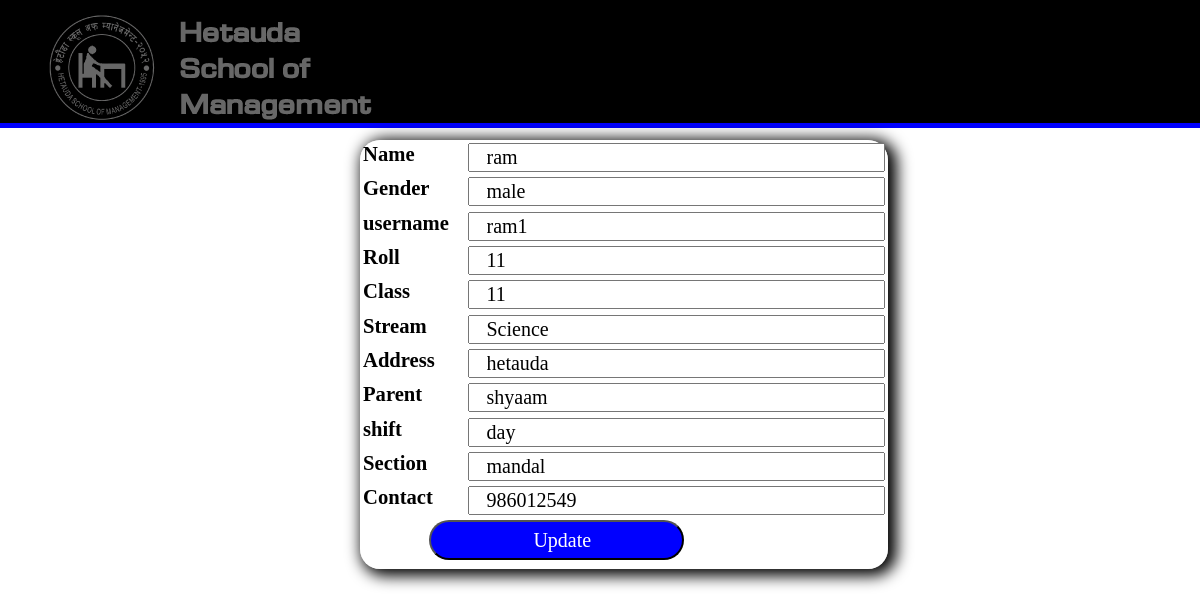
The app's page /update.php?username=ram1 with its own data.
### tables this page shows
CREATE TABLE `tblstudent` (
  `name` varchar(255) NOT NULL,
  `gender` varchar(255) NOT NULL,
  `username` varchar(255) NOT NULL,
  `password` varchar(255) NOT NULL,
  `roll` int(10) NOT NULL,
  `class` varchar(255) NOT NULL,
  `stream` varchar(255) NOT NULL,
  `address` varchar(255) NOT NULL,
  `contact` bigint(100) NOT NULL,
  `parent` varchar(255) NOT NULL,
  `section` varchar(255) NOT NULL,
  `date` date NOT NULL,
  `shift` varchar(255) DEFAULT NULL
);

### update.php (the view, shortened to what this page needs)
<?php include ("adminheader.php");?>
<!doctype html>
<html>
<head>
</head>
<body>
<div class="containeraddStudent">
<?php
$user=$_REQUEST['username'];
$connect=mysqli_connect("localhost","root","","portfolio");
$query="Select * from tblstudent where username='$user'";
$result=mysqli_query($connect,$query);
echo "<table >";
while($res=mysqli_fetch_assoc($result))
{
	echo "<from action='#' method='post'>";
	echo "<tr>";
	echo "<th>Name</th>";
	echo "<td><input class='studentadd' type='text' name='name' value='$res[name]'required></td>";
	echo "</tr><tr>";
	echo "<th>Gender</th>";
	echo "<td><input class='studentadd' type='text' name='gender' value=".$res['gender']."></td>";
	echo "</tr><tr>";
	echo "<th>username</th>";
	echo "<td><input class='studentadd' type='text' name='username' readonly value=".$res['username']."></td>";
	echo "</tr><tr>";
	echo "<th>Roll</th>";
	echo "<td><input class='studentadd' type='text' name='roll' value=".$res['roll']."></td>";
	echo "</tr><tr>";
	echo "<th>Class</th>";
	echo "<td><input class='studentadd' type='text' name='class' value=".$res['class']."></td>";
	echo "</tr><tr>";
	echo "<th>Stream</th>";
	echo "<td><input class='studentadd' type='text' name='stream' value=".$res['stream']."></td>";
	echo "</tr><tr>";
	echo "<th>Address</th>";
	echo "<td><input class='studentadd' type='text' name='address' value=".$res['address']."></td>";
	echo "</tr><tr>";
	echo "<th>Parent</th>";
	echo "<td><input class='studentadd' type='text' name='parent' value=".$res['parent']."></td>";
	echo "</tr><tr>";
	echo "<th>shift</th>";
	echo "<td><input class='studentadd' type='text' name='shift' value=".$res['shift']."></td>";
	echo "</tr><tr>";
	echo "<th>Section</th>";
	echo "<td><input class='studentadd' type='text' name='section' value=".$res['section']."></td>";
	echo "</tr><tr>";
	echo "<th> Contact</th>";
	echo "<td><input class='studentadd' type='text' name='section' value=".$res['contact']."></td>";
	echo "</tr><tr>";
	echo "<td><input class='loginbutton' type='submit' name='Update' value='Update'></td>";
	echo "</tr>";
}
echo"</table>";
?>
</div>
</body>
</html>

### css/style.css (style rules this page uses)
body { margin:0; width:1349px; height:800px; background-image:url(../images/hsm2.jpg); margin:0; padding-top:10px; background-size:cover; background-repeat:no-repeat; }
.loginbutton { width:255px; height:40px; margin-left:26%; margin-bottom:2%; padding-left:17px; font-size:20px; background-color:Blue; color:white; font-family:Baskerville, "Palatino Linotype", Palatino, "Century Schoolbook L", "Times New Roman", serif; border-radius:25px; }
.adminbody { margin:0; width:auto; height:auto; background-image:url(../images/students.jpg); margin:0; padding-top:10px; background-size:cover; background-repeat:no-repeat; }
.containeraddStudent { width:44%; height:44%; background-color:rgba(255,255,255,0.6); margin:1% 12% 10% 30%; box-shadow:5px 3px 15px 4px; border-radius:20px; }
.studentadd { margin-left:22%; margin-bottom:0.5%; width:50%; height:10%; padding-left:17px; font-size:20px; font-family:Baskerville, "Palatino Linotype", Palatino, "Century Schoolbook L", "Times New Roman", serif; }

### update.php (style rules this page uses)
th { font-size:1.29em; float:left; }
input[type=text] { width:150%; float:right; }

### records on screen
tblstudent: name "ram", gender "male", username "ram1", roll "11", class "11", stream "Science", address "hetauda", parent "shyaam", shift "day", section "mandal", section "986012549"
